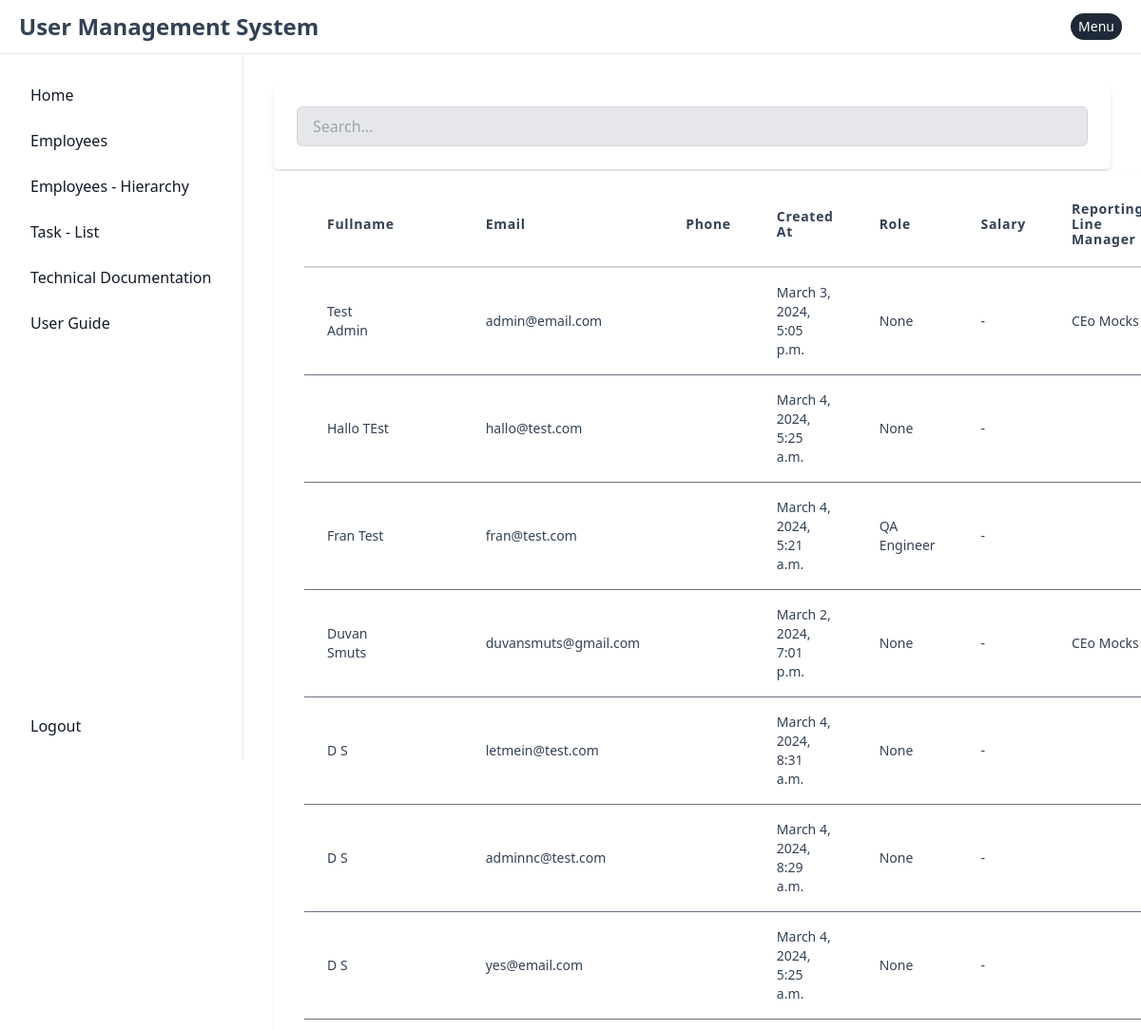
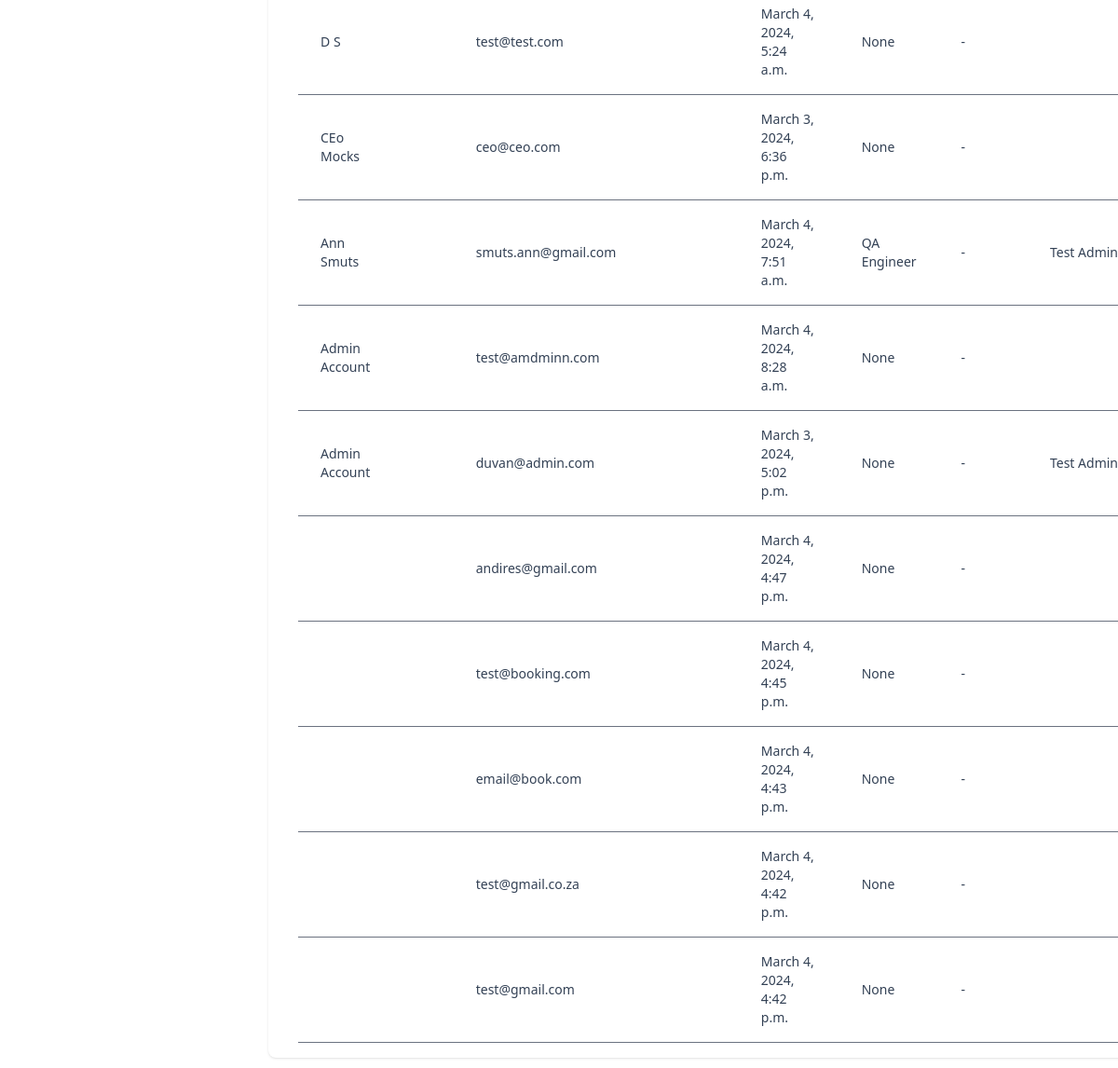
Page /user/list_user/ (signed in) on the earlier database version (2 pictures, top to bottom).
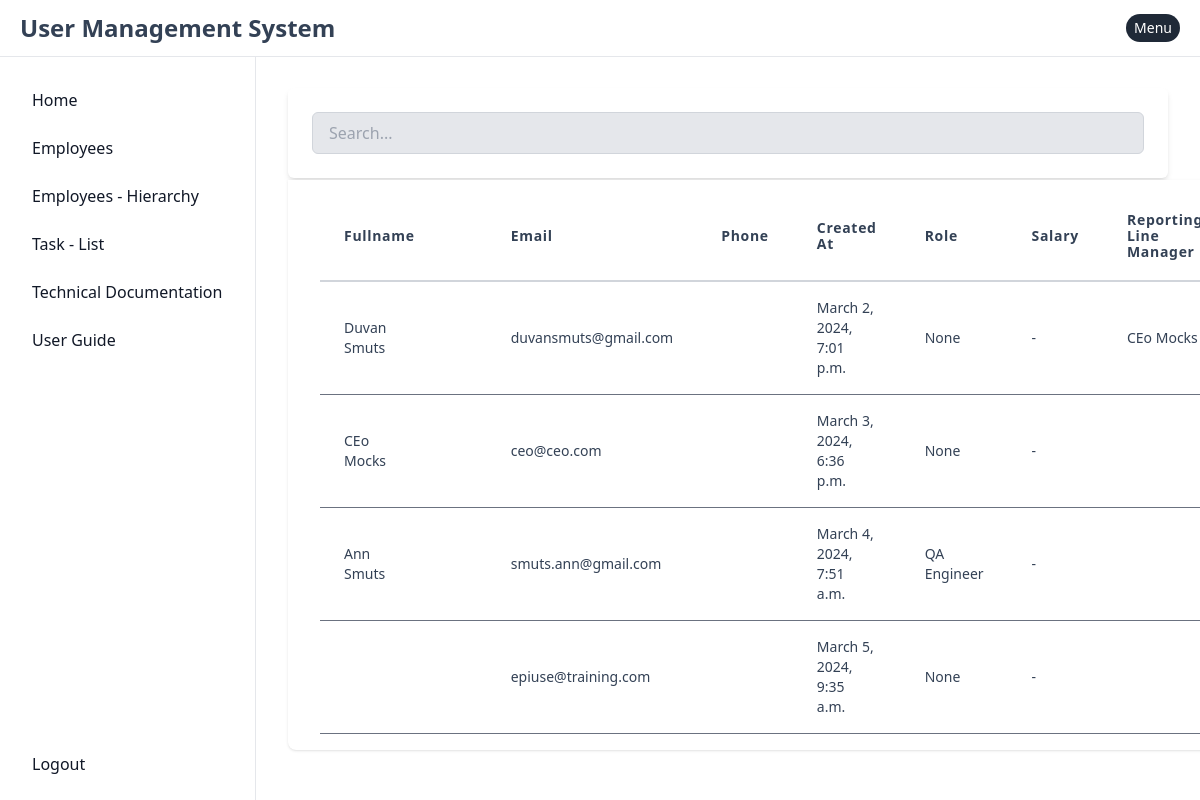
Same page on the later database version.
### apps/admin/user/models.py (models this page shows, shortened)
class User(AuditFields, AbstractBaseUser, PermissionsMixin):
    reporting_line_manager = models.ForeignKey('self', on_delete=models.SET_NULL, null=True, blank=True, related_name='reports_to')
    email                  = models.EmailField(unique=True)
    first_name             = models.CharField(max_length=30, blank=True)
    last_name              = models.CharField(max_length=30, blank=True)
    contact_number         = models.CharField(max_length=30, blank=True)
    employee_number        = models.CharField(max_length=30, blank=True)
    hashed_email_gravatar  = models.CharField(max_length=250, blank=True)
    position               = models.IntegerField(choices=POSITION_CHOICES, blank=True, null=True)
    birth_date             = models.DateField(null=True, blank=True)
    is_active              = models.BooleanField(default=True)
    is_staff               = models.BooleanField(default=False)
    is_admin               = models.BooleanField(default=False)
    salary                 = models.DecimalField(verbose_name='Salary', default=0, max_digits=9, decimal_places=2)
    description            = models.TextField(max_length=300, blank=True, null=True)
    objects = UserManager()
    USERNAME_FIELD  = 'email'
    REQUIRED_FIELDS = []

### apps/system/user/read/views.py (the view)
# urls.py: path('list_user/',                  UserListIew.as_view(),       name='list_user'),
class UserListIew(LoginRequiredMixin, View):
    def get(self, request, *args, **kwargs):
        users = User.objects.all().order_by('-id')
        if users:
            process_lib.get_gravatar_images(users)
        return render(
            self.request,
            template_name = 'system/user/list/user_list.html',
            context       = {
                'users'          : users,
                'logged_in_user' : self.request.user.id,
                'admin_user'     : self.request.user.is_admin
            }
        )

### apps/system/user/read/lib/process.py (called while the page is built)
def get_gravatar_images(users: QuerySet) -> QuerySet:
    for user in users:
        if user.hashed_email_gravatar:
            continue
        email = user.email
        gravatar_exists = has_gravatar(user.email)
        if gravatar_exists:
            hashed_email = common_process_lib.sanitize_and_hash_email(email)
            user.hashed_email_gravatar = hashed_email
    return users

### templates/system/user/list/user_list.html (shortened to what this page needs)
{% extends 'base.html' %}
{% block content %}
<div class="mx-auto bg-white p-6 rounded-md shadow-md mb-0.5">
    <input id="searchInput" type="text"
        class="w-full px-4 py-2 bg-gray-200 focus:bg-white border border-gray-300 rounded-md outline-none"
        placeholder="Search...">
</div>
<div class="-my-2 py-2 overflow-x-auto sm:-mx-6 sm:px-6 lg:-mx-8 pr-10 lg:px-8">
    <div class="align-middle inline-block min-w-full shadow overflow-hidden bg-white shadow-dashboard px-8 pt-3 rounded-bl-lg rounded-br-lg">
        <table class="table min-w-full" id="employee_list_table">
            <thead>
                <tr>
                    <th class="px-6 py-3 border-b-2 border-gray-300 text-left text-sm leading-4 tracking-wider hover:bg-gray-100 cursor-pointer">Fullname</th>
                    <th class="px-6 py-3 border-b-2 border-gray-300"></th>
                    <th class="px-6 py-3 border-b-2 border-gray-300 text-left text-sm leading-4 tracking-wider hover:bg-gray-100 cursor-pointer">Email</th>
                    <th class="px-6 py-3 border-b-2 border-gray-300 text-left text-sm leading-4 tracking-wider hover:bg-gray-100 cursor-pointer">Phone</th>
                    <th class="px-6 py-3 border-b-2 border-gray-300 text-left text-sm leading-4 tracking-wider hover:bg-gray-100 cursor-pointer">Created At</th>
                    <th class="px-6 py-3 border-b-2 border-gray-300 text-left text-sm leading-4 tracking-wider hover:bg-gray-100 cursor-pointer">Role</th>
                    <th class="px-6 py-3 border-b-2 border-gray-300 text-left text-sm leading-4 tracking-wider hover:bg-gray-100 cursor-pointer">Salary</th>
                    <th class="px-6 py-3 border-b-2 border-gray-300 text-left text-sm leading-4 tracking-wider hover:bg-gray-100 cursor-pointer">Reporting Line Manager</th>
                </tr>
            </thead>
            <tbody class="bg-white">
                {% for user in users %}
                    <tr>
                        <td class="px-6 py-4 whitespace-no-wrap border-b border-gray-500">
                            <div class="text-sm leading-5">{{ user.first_name }} {{ user.last_name }}</div>
                        </td>
                        <td class="px-6 py-4 whitespace-no-wrap border-b border-gray-500">
                        </td>
                        <td class="px-6 py-4 whitespace-no-wrap border-b border-gray-500 text-sm leading-5">{{ user.email }}</td>
                        <td class="px-6 py-4 whitespace-no-wrap border-b border-gray-500 text-sm leading-5">{{ user.contact_number }}</td>
                        <td class="px-6 py-4 whitespace-no-wrap border-b border-gray-500 text-sm leading-5">{{ user.created_at }}</td>
                        <td class="px-6 py-4 whitespace-no-wrap border-b border-gray-500 text-sm leading-5">{{ user.get_position_display }}</td>
                        {% if admin_user %}
                            <td class="px-6 py-4 whitespace-no-wrap border-b border-gray-500 text-sm leading-5">{{ user.salary }}</td>
                        {% else %}
                            <td class="px-6 py-4 whitespace-no-wrap border-b border-gray-500 text-sm leading-5">-</td>
                        {% endif %}
                        <td class="px-6 py-4 whitespace-no-wrap border-b border-gray-500 text-sm leading-5">{{ user.reporting_line_manager.first_name }} {{ user.reporting_line_manager.last_name }}</td>
                    </tr>
                {% endfor %}
            </tbody>
        </table>
    </div>
</div>
{% endblock content %}

### templates/base.html (shortened to what this page needs)
{% load static %}
<!DOCTYPE html>
<html lang="en">
<head>
    <link rel="stylesheet" type="text/css" href="{% static 'css/tailwind.css' %}">
</head>
<body class="text-slate-700">
{% include 'system/navbar/navbar.html' %}
<div class="p-4 sm:ml-64">
    <div class="p-4 rounded-lg dark:border-gray-700 mt-14">
        {% block content %}
        {% endblock content %}
    </div>
</div>
</body>
</html>

### templates/system/navbar/navbar.html (shortened to what this page needs)
<nav class="fixed top-0 z-50 w-full bg-white border-b border-gray-200 dark:bg-gray-800 dark:border-gray-700">
        <div class="px-3 py-3 lg:px-5 lg:pl-3">
            <div class="flex items-center justify-between">
                <div class="flex items-center justify-start">
                    <a href="{% url 'system_dashboard:home' %}" class="flex ml-2 md:mr-24">
                        <span class="self-center text-xl font-semibold sm:text-2xl whitespace-nowrap dark:text-white">User Management System</span>
                    </a>
                </div>
                <div x-data="{dropdownUserOpen: false}"
                     class="flex items-center"
                >
                    <div class="flex items-center ml-3 relative">
                        <button
                                @click.prevent="dropdownUserOpen = !dropdownUserOpen"
                                type="button"
                                class="flex text-sm bg-gray-800 rounded-full focus:ring-4 focus:ring-gray-300 dark:focus:ring-gray-600"
                                aria-expanded="false" data-dropdown-toggle="dropdown-user">
                            <span class="text-white px-2 py-1">Menu</span>
                        </button>
                    </div>
                </div>
            </div>
        </div>
    </nav>
    <aside id="logo-sidebar"
           class="fixed top-0 left-0 z-40 w-64 h-screen pt-20 transition-transform -translate-x-full bg-white border-r border-gray-200 sm:translate-x-0 dark:bg-gray-800 dark:border-gray-700"
           aria-label="Sidebar">
        <div class="h-full flex flex-col justify-between px-3 pb-4 overflow-y-auto bg-white dark:bg-gray-800">
            <ul class="space-y-2 font-medium">
                <li>
                    <a href="{% url 'system_dashboard:home' %}"
                       class="flex items-center p-2 text-gray-900 rounded-lg dark:text-white hover:bg-gray-100 dark:hover:bg-gray-700 group">
                        <span class="ml-3">Home</span>
                    </a>
                </li>
                <li>
                    <a href="{% url 'user:list_user' %}"
                       class="flex items-center p-2 text-gray-900 rounded-lg dark:text-white hover:bg-gray-100 dark:hover:bg-gray-700 group">
                        <span class="flex-1 ml-3 whitespace-nowrap">Employees</span>
                    </a>
                </li>
                <li>
                    <a href="{% url 'user:user_hierarchy' %}"
                       class="flex items-center p-2 text-gray-900 rounded-lg dark:text-white hover:bg-gray-100 dark:hover:bg-gray-700 group">
                        <span class="flex-1 ml-3 whitespace-nowrap">Employees - Hierarchy</span>
                    </a>
                </li>
                <li>
                    <a href="{% url 'user_tasks:list' %}"
                       class="flex items-center p-2 text-gray-900 rounded-lg dark:text-white hover:bg-gray-100 dark:hover:bg-gray-700 group">
                        <span class="flex-1 ml-3 whitespace-nowrap">Task - List</span>
                    </a>
                </li>
                <li>
                    <a href="{% url 'documentation:technical_doc' %}"
                       class="flex items-center p-2 text-gray-900 rounded-lg dark:text-white hover:bg-gray-100 dark:hover:bg-gray-700 group">
                        <span class="flex-1 ml-3 whitespace-nowrap">Technical Documentation</span>
                    </a>
                </li>
                <li>
                    <a href="{% url 'documentation:user_guide' %}"
                       class="flex items-center p-2 text-gray-900 rounded-lg dark:text-white hover:bg-gray-100 dark:hover:bg-gray-700 group">
                        <span class="flex-1 ml-3 whitespace-nowrap">User Guide</span>
                    </a>
                </li>
            </ul>
            <ul class="space-y-2 font-medium">
                {% if user.is_authenticated %}
                    <li>
                        <a href="{% url 'account_logout' %}"
                           class="flex items-center p-2 text-gray-900 rounded-lg dark:text-white hover:bg-gray-100 dark:hover:bg-gray-700 group">
                            <span class="flex-1 ml-3 whitespace-nowrap group-hover:text-red-600">Logout</span>
                        </a>
                    </li>
                {% endif %}
            </ul>
        </div>
    </aside>

Differences in the rows shown:
removed User: email "andires@gmail.com", created_at "March 4, 2024, 4:47 p.m.", position "None"
removed User: email "test@booking.com", created_at "March 4, 2024, 4:45 p.m.", position "None"
removed User: email "email@book.com", created_at "March 4, 2024, 4:43 p.m.", position "None"
removed User: email "test@gmail.co.za", created_at "March 4, 2024, 4:42 p.m.", position "None"
removed User: email "test@gmail.com", created_at "March 4, 2024, 4:42 p.m.", position "None"
removed User: first_name "D", last_name "S", email "letmein@test.com", created_at "March 4, 2024, 8:31 a.m.", position "None"
removed User: first_name "D", last_name "S", email "adminnc@test.com", created_at "March 4, 2024, 8:29 a.m.", position "None"
removed User: first_name "Admin", last_name "Account", email "test@amdminn.com", created_at "March 4, 2024, 8:28 a.m.", position "None"
removed User: first_name "D", last_name "S", email "yes@email.com", created_at "March 4, 2024, 5:25 a.m.", position "None"
removed User: first_name "Hallo", last_name "TEst", email "hallo@test.com", created_at "March 4, 2024, 5:25 a.m.", position "None"
removed User: first_name "D", last_name "S", email "test@test.com", created_at "March 4, 2024, 5:24 a.m.", position "None"
removed User: first_name "Fran", last_name "Test", email "fran@test.com", created_at "March 4, 2024, 5:21 a.m.", position "QA Engineer"
removed User: first_name "Test", last_name "Admin", email "admin@email.com", created_at "March 3, 2024, 5:05 p.m.", position "None", reporting_line_manager.first_name "CEo", reporting_line_manager.last_name "Mocks"
removed User: first_name "Admin", last_name "Account", email "duvan@admin.com", created_at "March 3, 2024, 5:02 p.m.", position "None", reporting_line_manager.first_name "Test", reporting_line_manager.last_name "Admin"
added User: email "epiuse@training.com", created_at "March 5, 2024, 9:35 a.m.", position "None"
changed User "Ann": reporting_line_manager.first_name "Test" → (not shown); reporting_line_manager.last_name "Admin" → (not shown)
